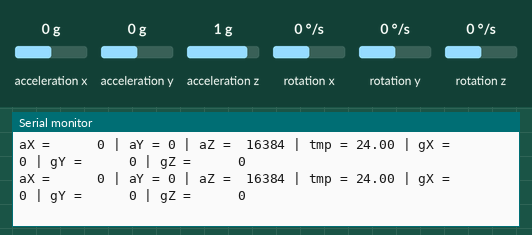
Simulated run of this sketch. Board: Arduino Uno, built with avr-gcc and run on an emulated ATmega328P. Parts: the last lines printed to the serial monitor. Wiring (inferred from the names in the program): MPU-6050 motion sensor at I2C address 0x68. The test bench sets the inputs (shaded band); at power-on: acceleration x 0 g, acceleration y 0 g, acceleration z 1 g, rotation x 0 °/s, rotation y 0 °/s, rotation z 0 °/s.

Above: at 1.2 s.
1.3 s: acceleration x set to -1.4 g
At 1.55 s:
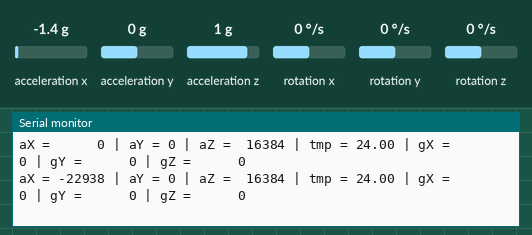
3.4 s: acceleration y set to -1.4 g
At 4.3 s:
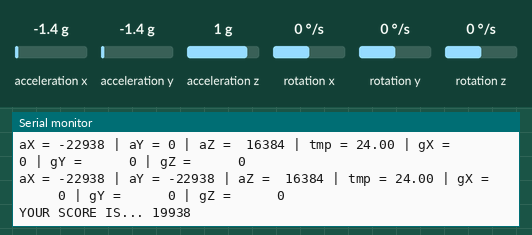

The sketch:

Punch_Machine_Code.ino
```cpp
// (c) Michael Schoeffler 2017, http://www.mschoeffler.de
#include "Wire.h" // This library allows you to communicate with I2C devices.

const int MPU_ADDR = 0x68; // I2C address of the MPU-6050. If AD0 pin is set to HIGH, the I2C address will be 0x69.

int16_t accelerometer_x, accelerometer_y, accelerometer_z, current, score, check; // variables for accelerometer raw data
int16_t gyro_x, gyro_y, gyro_z; // variables for gyro raw data
int16_t temperature; // variables for temperature data

char tmp_str[7]; // temporary variable used in convert function

char* convert_int16_to_str(int16_t i) { // converts int16 to string. Moreover, resulting strings will have the same length in the debug monitor.
  sprintf(tmp_str, "%6d", i);
  return tmp_str;
}

void setup() {
  Serial.begin(9600);
  Wire.begin();
  Wire.beginTransmission(MPU_ADDR); // Begins a transmission to the I2C slave (GY-521 board)
  Wire.write(0x6B); // PWR_MGMT_1 register
  Wire.write(0); // set to zero (wakes up the MPU-6050)
  Wire.endTransmission(true);
  check = 1;
}
void loop() {

  while (check == 1){

  Wire.beginTransmission(MPU_ADDR);
  Wire.write(0x3B); // starting with register 0x3B (ACCEL_XOUT_H) [MPU-6000 and MPU-6050 Register Map and Descriptions Revision 4.2, p.40]
  Wire.endTransmission(false); // the parameter indicates that the Arduino will send a restart. As a result, the connection is kept active.
  Wire.requestFrom(MPU_ADDR, 7*2, true); // request a total of 7*2=14 registers

  // "Wire.read()<<8 | Wire.read();" means two registers are read and stored in the same variable
  accelerometer_x = Wire.read()<<8 | Wire.read(); // reading registers: 0x3B (ACCEL_XOUT_H) and 0x3C (ACCEL_XOUT_L)
  accelerometer_y = Wire.read()<<8 | Wire.read(); // reading registers: 0x3D (ACCEL_YOUT_H) and 0x3E (ACCEL_YOUT_L)
  accelerometer_z = Wire.read()<<8 | Wire.read(); // reading registers: 0x3F (ACCEL_ZOUT_H) and 0x40 (ACCEL_ZOUT_L)
  temperature = Wire.read()<<8 | Wire.read(); // reading registers: 0x41 (TEMP_OUT_H) and 0x42 (TEMP_OUT_L)
  gyro_x = Wire.read()<<8 | Wire.read(); // reading registers: 0x43 (GYRO_XOUT_H) and 0x44 (GYRO_XOUT_L)
  gyro_y = Wire.read()<<8 | Wire.read(); // reading registers: 0x45 (GYRO_YOUT_H) and 0x46 (GYRO_YOUT_L)
  gyro_z = Wire.read()<<8 | Wire.read(); // reading registers: 0x47 (GYRO_ZOUT_H) and 0x48 (GYRO_ZOUT_L)


  // print out data
  Serial.print("aX = "); Serial.print(convert_int16_to_str(accelerometer_x));
  Serial.print(" | aY = "); Serial.print(accelerometer_y);
  Serial.print(" | aZ = "); Serial.print(convert_int16_to_str(accelerometer_z));
  // the following equation was taken from the documentation [MPU-6000/MPU-6050 Register Map and Description, p.30]
  Serial.print(" | tmp = "); Serial.print(temperature/340.00+36.53);
  Serial.print(" | gX = "); Serial.print(convert_int16_to_str(gyro_x));
  Serial.print(" | gY = "); Serial.print(convert_int16_to_str(gyro_y));
  Serial.print(" | gZ = "); Serial.print(convert_int16_to_str(gyro_z));
  Serial.println();

  // delay
  if (accelerometer_y > 1250){
    current = accelerometer_y;
  }

  if (accelerometer_y < -1250){
    score = current - accelerometer_y;
    Serial.print("YOUR SCORE IS... ");
    Serial.print(score - 3000);
    check = 0;
  }

  delay(100);
  }
}
```

Measured:
- after the input at 1.3 s, the serial monitor: prints a new line after 0.13 s (image 1)
- after the input at 3.4 s, the serial monitor: prints a new line after 0.11 s (image 2)
